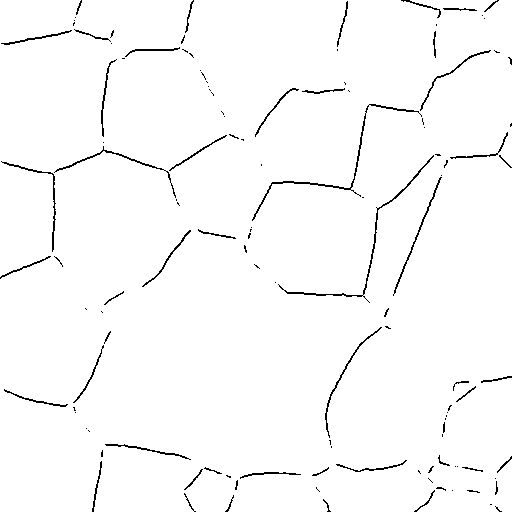
#> input picture output_mask.png, 512 x 512 px
$ jupyter execute --allow-errors postprocess.ipynb
#> lines starting #> are read from the running program, lines starting #| are printed output that depends on the picture; after the words box and inside, x2 and y2 are one past the last pixel; in counts of white or black regions, pixels touching at a corner belong together
[cell 1]
import cv2
import numpy as np
import matplotlib.pyplot as plt
from skimage.morphology import skeletonize

[cell 2]
img = cv2.imread('output_mask.png', cv2.IMREAD_COLOR)
#> img is the input picture: shape (512, 512, 3); 97.9% white; black in thin lines or dots
print(img.shape)
#| (512, 512, 3)
plt.imshow(img)

[cell 3]
img_gray = cv2.cvtColor(img, cv2.COLOR_BGR2GRAY)
#> img_gray: shape (512, 512); 97.9% white; black in thin lines or dots
plt.imshow(img_gray)

[cell 4]
_, binary_img = cv2.threshold(img_gray, 127, 255, cv2.THRESH_BINARY_INV)
#> binary_img: shape (512, 512); 2.1% white in thin lines or dots
pad_img = np.pad(binary_img, pad_width=((5,5),(5,5)), mode='constant', constant_values=0)
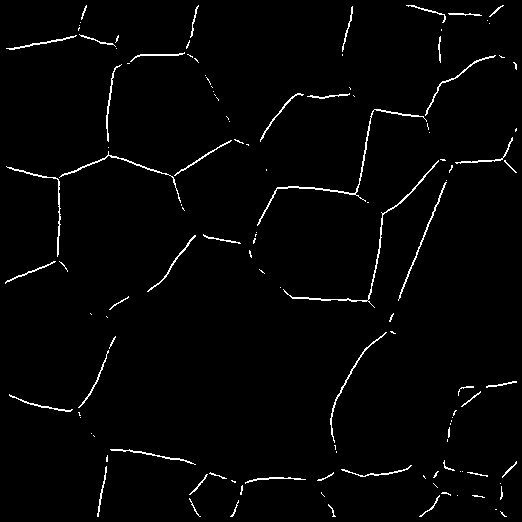
#> pad_img: shape (522, 522); 2% white in thin lines or dots
plt.imshow(pad_img)

[cell 5]
kernel = np.ones((3,3), np.uint8)
dilated = cv2.dilate(pad_img, kernel, iterations=10)
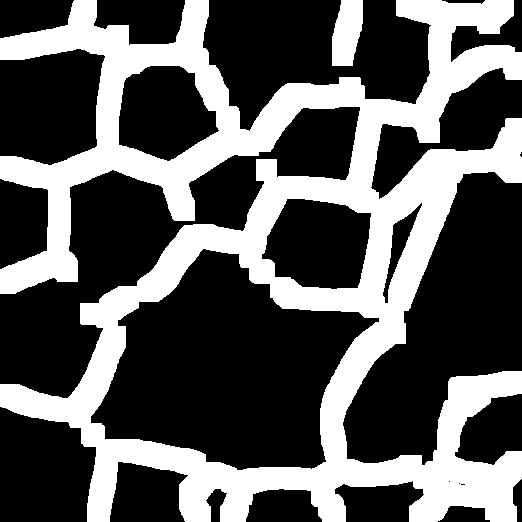
#> dilated: shape (522, 522); 35.1% white; 2 white regions, box (x1, y1, x2, y2) and area: (0, 0, 522, 522) 94036, (332, 0, 363, 66) 1618
plt.imshow(dilated)

[cell 6]
closed = cv2.morphologyEx(dilated, cv2.MORPH_CLOSE, kernel=np.ones((5,5), np.uint8), iterations=1)
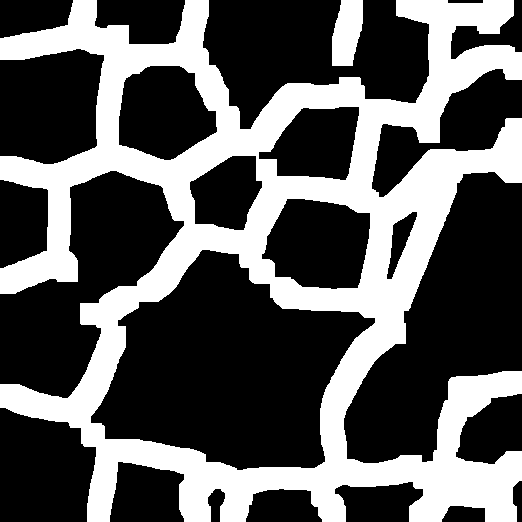
#> closed: shape (522, 522); 35.2% white; 2 white regions, box (x1, y1, x2, y2) and area: (0, 0, 522, 522) 94431, (332, 0, 363, 66) 1618
plt.imshow(closed)

[cell 7]
skeleton = skeletonize(closed // 255).astype(np.uint8) * 255
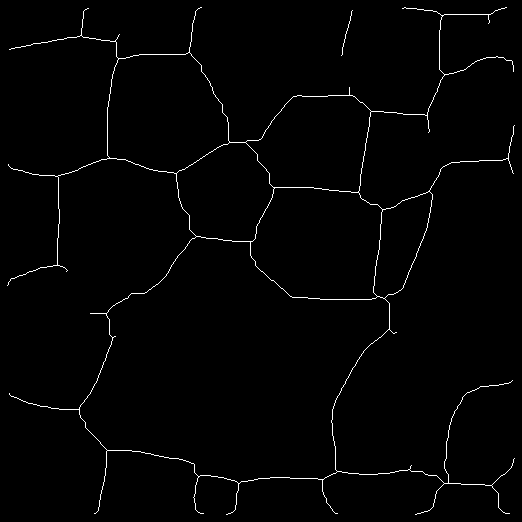
#> skeleton: shape (522, 522); 1.4% white in thin lines or dots
# final_skeleton = skeleton[5:-5, 5:-5]
plt.imshow(skeleton, cmap='gray')
